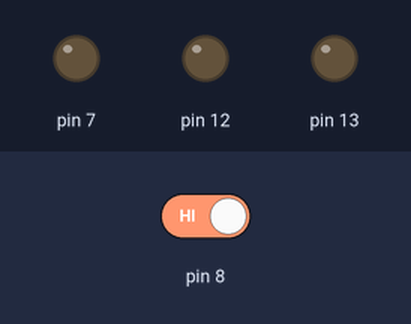
The sketch below on a simulated Arduino Uno, built with avr-gcc and run on an emulated ATmega328P. On the bench: output pins drawn as LEDs (lit = HIGH). Inputs (shaded band) come from the test bench; at power-on: pin 8 HIGH.

Above: at 1.2 s.
1.3 s: pin 8 driven LOW
At 2.2 s:
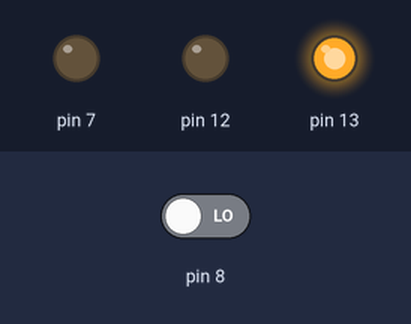
At 3.7 s:
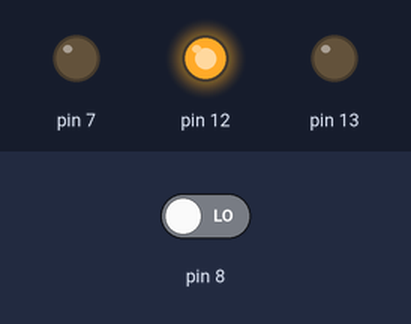
7.3 s: pin 8 driven HIGH
At 8.0 s:
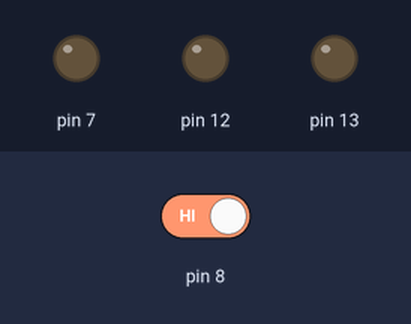
Timing chart, 0 to 10.3 s (numbered marks = the images above; inputs shaded):
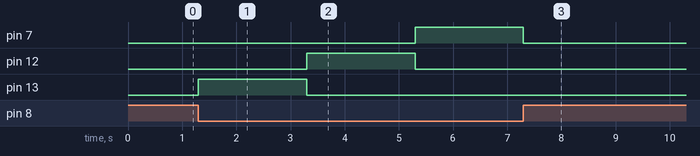

The sketch:

tilt_sensor.ino
```cpp
int var;

void setup() {
  // put your setup code here, to run once:
  pinMode(8, INPUT);
  pinMode(13, OUTPUT);
  pinMode(12, OUTPUT);
  pinMode(7, OUTPUT);

}

void loop() {
  // put your main code here, to run repeatedly:
  var = digitalRead(8);
  if(var == 0){
    digitalWrite(13, 1);
    digitalWrite(12, 0);
    digitalWrite(7, 0);
    delay (2000);

    digitalWrite(13, 0);
    digitalWrite(12, 1);
    digitalWrite(7, 0);
    delay (2000);

    digitalWrite(13, 0);
    digitalWrite(12, 0);
    digitalWrite(7, 1);
    delay (2000);
  }else{
    digitalWrite(13, 0);
    digitalWrite(12, 0);
    digitalWrite(7, 0);

  }

}
```

Measured:
- after the input at 1.3 s, pin 7: LOW → HIGH after 4.0 s; pin 12: LOW → HIGH after 2.0 s, → LOW 2.0 s later; pin 13: LOW → HIGH at once, → LOW 2.0 s later
- after the input at 7.3 s, pin 7: goes on until 7.3 s, then stays LOW; pin 12: stays LOW (without the input it goes to HIGH after 2.0 s); pin 13: stays LOW (without the input it goes to HIGH after 0.00 s)
